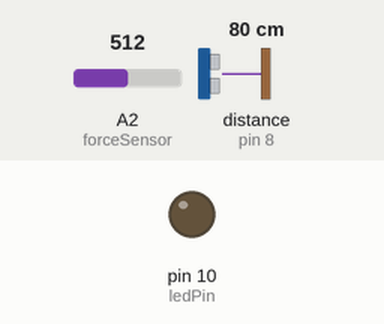
Bench run of a sketch on a simulated Arduino Uno, built with avr-gcc and run on an emulated ATmega328P. Parts: output pins drawn as LEDs (lit = HIGH). Dashed ring = blinking. The inputs (shaded band) are chosen by the test bench; at power-on: A2 (forceSensor) = 512, distance to the obstacle (sensor on pin 8) 80 cm. The echo pulse lasts 58.3 µs per cm.

Above: at 1.2 s.
1.3 s: A2 (forceSensor) set to 716
At 3.16 s:
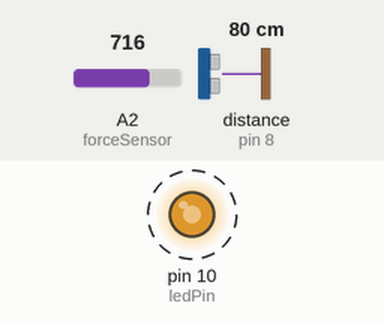
6.0 s: A2 (forceSensor) set to 900
10.7 s: A2 (forceSensor) set to 511
15.4 s: distance to the obstacle (sensor on pin 8) set to 2 cm
At 16.6 s:
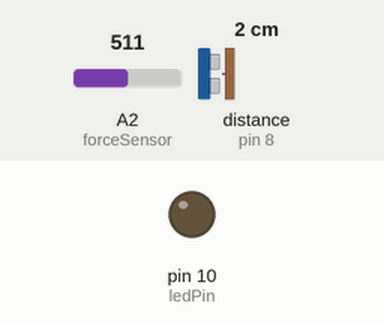
16.9 s: A2 (forceSensor) set to 122
At 20.2 s:
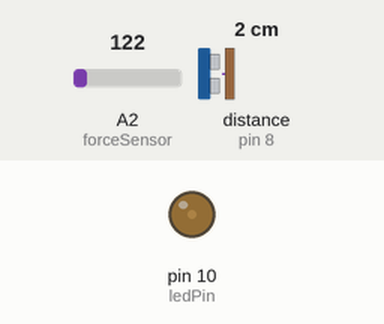
21.2 s: distance to the obstacle (sensor on pin 8) set to 18 cm
Timing chart, 0 to 26.9 s (numbered marks = the images above; inputs shaded):
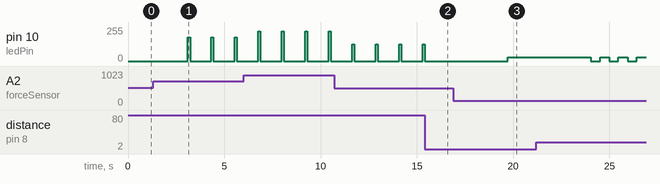

Measured:
- after the input at 15.4 s, pin 10 (ledPin): goes on until 15.4 s, then stays 0/255
- after the input at 16.9 s, pin 10 (ledPin): 0/255 → 30/255 after 2.8 s
- by itself, pin 10 (ledPin): alternates 127/255 for 0.11 s and 0/255 for 1.1 s

The sketch:

Lab2_Part5.ino
```cpp
//Joseph Walters & Marcus Wills
//Prelab 3 for Lab 2
//Oct 8, 2018
float num;
float actualDuty;
float timeHigh;
float timeLow;
float dutyCalc;
float freqCalc;
int inputPin = 8;
int ledPin = 10;
int forceSensor = A2;
int val = 0;
float voltage = 0.0;

void setup() {
  Serial.begin(9600);
  pinMode(ledPin, OUTPUT);
  pinMode(inputPin, INPUT);
  pinMode(forceSensor, INPUT);


}

void loop() {
  //Measure Freq
  timeHigh = pulseIn(inputPin, HIGH);
  timeLow = pulseIn(inputPin, LOW);

  //Calculate Freq and use as delay
  freqCalc = 1 / ((timeHigh + timeLow) / 1000000.0);
  delay(freqCalc/2);
  val = analogRead(forceSensor);
  analogWrite(ledPin, (val/4)); //Duty cycle proportional to input voltage
  delay(freqCalc/2);
  analogWrite(ledPin, 0);


}
```
